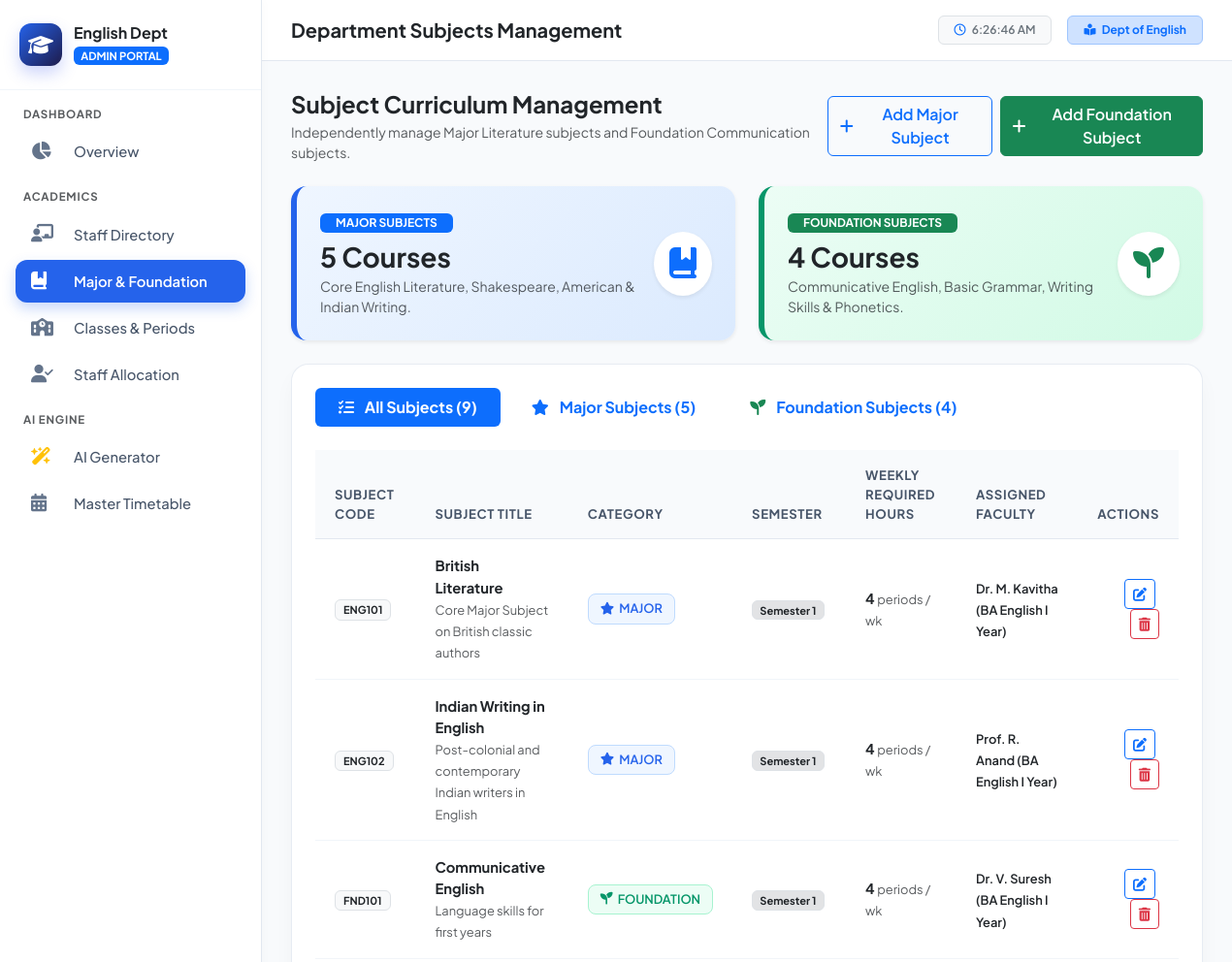
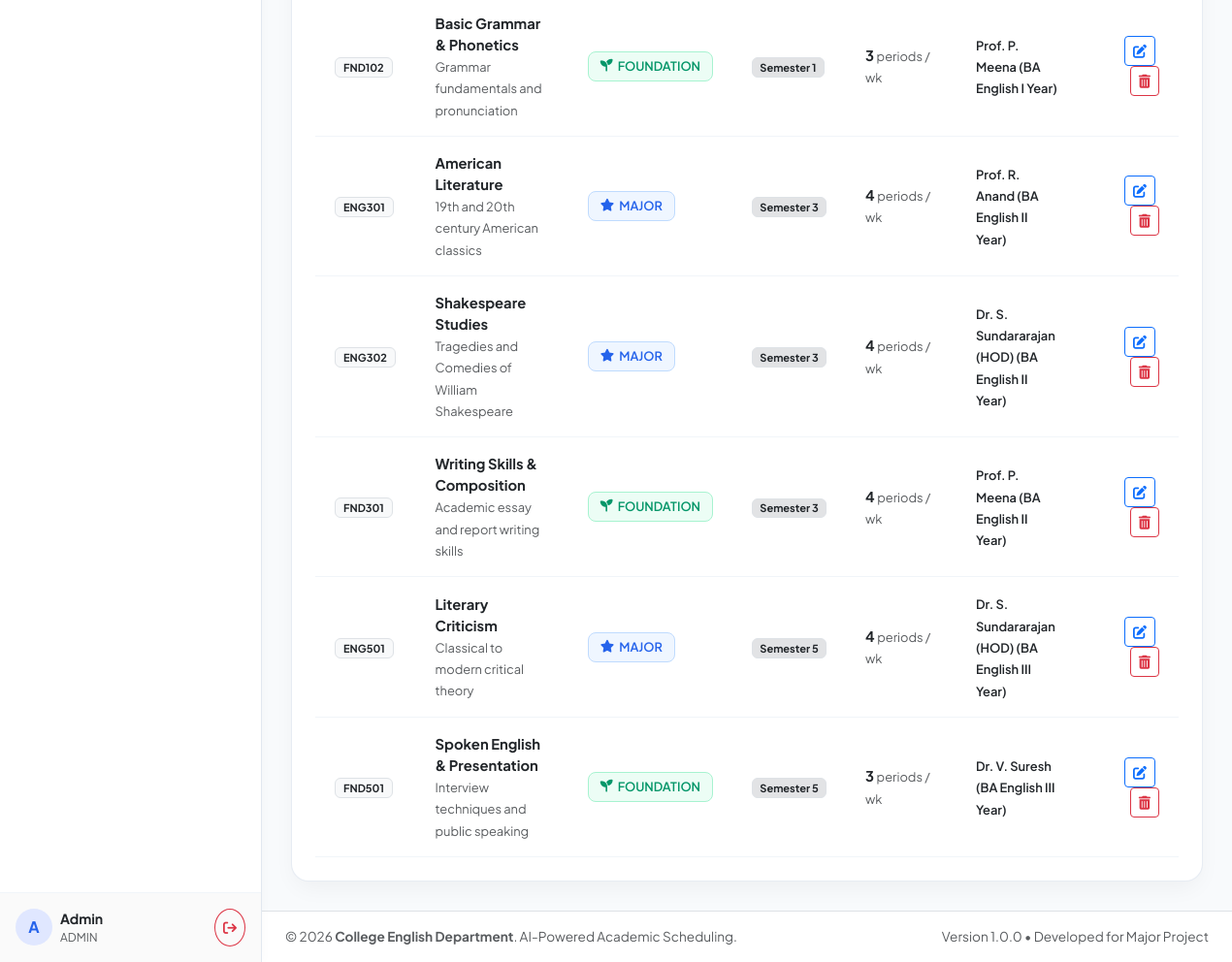
The page /admin/subject_manage.php (signed in) on the database its author committed (2 pictures, top to bottom).
### tables this page shows
CREATE TABLE `subjects` (
  `id` INT AUTO_INCREMENT PRIMARY KEY,
  `subject_code` VARCHAR(20) NOT NULL UNIQUE,
  `subject_name` VARCHAR(120) NOT NULL,
  `category` ENUM('MAJOR', 'FOUNDATION') NOT NULL COMMENT 'Categorized separately for management',
  `semester` INT NOT NULL COMMENT 'Semester 1 to 6',
  `weekly_hours` INT NOT NULL DEFAULT 4 COMMENT 'Required periods per week',
  `color_code` VARCHAR(10) NOT NULL DEFAULT '#0d6efd' COMMENT 'Blue for Major, Green for Foundation',
  `description` TEXT NULL,
  `created_at` TIMESTAMP DEFAULT CURRENT_TIMESTAMP,
  `updated_at` TIMESTAMP DEFAULT CURRENT_TIMESTAMP ON UPDATE CURRENT_TIMESTAMP,
  INDEX `idx_subject_category` (`category`),
  INDEX `idx_subject_sem` (`semester`)
);

### admin/subject_manage.php (the view, shortened to what this page needs)
<?php
require_once __DIR__ . '/../config/db.php';
$query = "SELECT s.*,
          GROUP_CONCAT(CONCAT(st.name, ' (', c.class_name, ')') SEPARATOR '<br>') as staff_assigned
          FROM subjects s
          LEFT JOIN staff_subjects ss ON s.id = ss.subject_id
          LEFT JOIN staff st ON ss.staff_id = st.id
          LEFT JOIN classes c ON ss.class_id = c.id
          GROUP BY s.id
          ORDER BY s.semester ASC, s.category ASC, s.id ASC";
$subjects = $pdo->query($query)->fetchAll();
$major_list = array_filter($subjects, fn($s) => $s['category'] === 'MAJOR');
$foundation_list = array_filter($subjects, fn($s) => $s['category'] === 'FOUNDATION');
require_once __DIR__ . '/../includes/header.php';
?>
<div class="d-flex flex-column flex-md-row justify-content-between align-items-md-center gap-3 mb-4">
  <div>
    <h4 class="fw-bold text-dark mb-1">Subject Curriculum Management</h4>
    <p class="text-muted small mb-0">Independently manage Major Literature subjects and Foundation Communication subjects.</p>
  </div>
  <div class="d-flex gap-2">
    <button type="button" class="btn btn-outline-primary fw-semibold d-flex align-items-center gap-2" onclick="openAddModal('MAJOR')">
      <i class="fa-solid fa-plus"></i>
      <span>Add Major Subject</span>
    </button>
    <button type="button" class="btn btn-success fw-semibold d-flex align-items-center gap-2" onclick="openAddModal('FOUNDATION')">
      <i class="fa-solid fa-plus"></i>
      <span>Add Foundation Subject</span>
    </button>
  </div>
</div>
<div class="row g-4 mb-4">
  <div class="col-md-6">
    <div class="card border-0 rounded-4 p-4 shadow-sm" style="background: linear-gradient(135deg, #eff6ff 0%, #dbeafe 100%); border-left: 6px solid #2563eb !important;">
      <div class="d-flex align-items-center justify-content-between">
        <div>
          <span class="badge bg-primary text-white mb-2 px-3 py-1 fw-bold">MAJOR SUBJECTS</span>
          <h3 class="fw-bold text-dark mb-1"><?php echo count($major_list); ?> Courses</h3>
          <p class="text-muted small mb-0">Core English Literature, Shakespeare, American &amp; Indian Writing.</p>
        </div>
        <div class="rounded-circle bg-white text-primary p-3 shadow-sm">
          <i class="fa-solid fa-book-bookmark fa-2x"></i>
        </div>
      </div>
    </div>
  </div>
  <div class="col-md-6">
    <div class="card border-0 rounded-4 p-4 shadow-sm" style="background: linear-gradient(135deg, #ecfdf5 0%, #d1fae5 100%); border-left: 6px solid #059669 !important;">
      <div class="d-flex align-items-center justify-content-between">
        <div>
          <span class="badge bg-success text-white mb-2 px-3 py-1 fw-bold">FOUNDATION SUBJECTS</span>
          <h3 class="fw-bold text-dark mb-1"><?php echo count($foundation_list); ?> Courses</h3>
          <p class="text-muted small mb-0">Communicative English, Basic Grammar, Writing Skills &amp; Phonetics.</p>
        </div>
        <div class="rounded-circle bg-white text-success p-3 shadow-sm">
          <i class="fa-solid fa-seedling fa-2x"></i>
        </div>
      </div>
    </div>
  </div>
</div>
<div class="table-card p-4">
  <ul class="nav nav-pills mb-4 gap-2" id="subjectTabs" role="tablist">
    <li class="nav-item">
      <button class="nav-link active px-4 py-2 fw-bold" id="all-tab" data-bs-toggle="pill" data-bs-target="#tab-all">
        <i class="fa-solid fa-list-check me-2"></i> All Subjects (<?php echo count($subjects); ?>)
      </button>
    </li>
    <li class="nav-item">
      <button class="nav-link px-4 py-2 fw-bold" id="major-tab" data-bs-toggle="pill" data-bs-target="#tab-major">
        <i class="fa-solid fa-star text-primary me-2"></i> Major Subjects (<?php echo count($major_list); ?>)
      </button>
    </li>
    <li class="nav-item">
      <button class="nav-link px-4 py-2 fw-bold" id="foundation-tab" data-bs-toggle="pill" data-bs-target="#tab-foundation">
        <i class="fa-solid fa-seedling text-success me-2"></i> Foundation Subjects (<?php echo count($foundation_list); ?>)
      </button>
    </li>
  </ul>
  <div class="tab-content">
    <div class="tab-pane fade show active" id="tab-all">
      <?php renderSubjectTable($subjects); ?>
    </div>
  </div>
</div>
<?php
function renderSubjectTable($data) {
  ?>
  <div class="table-responsive">
    <table class="table custom-table">
      <thead>
        <tr>
          <th>Subject Code</th>
          <th>Subject Title</th>
          <th>Category</th>
          <th>Semester</th>
          <th>Weekly Required Hours</th>
          <th>Assigned Faculty</th>
          <th class="text-end">Actions</th>
        </tr>
      </thead>
      <tbody>
        <?php if (!empty($data)): ?>
          <?php foreach ($data as $row): ?>
          <tr>
            <td>
              <span class="badge bg-light text-dark border fw-bold px-2 py-1"><?php echo htmlspecialchars($row['subject_code']); ?></span>
            </td>
            <td>
              <div class="fw-bold text-dark"><?php echo htmlspecialchars($row['subject_name']); ?></div>
              <?php if (!empty($row['description'])): ?>
                <small class="text-muted"><?php echo htmlspecialchars($row['description']); ?></small>
              <?php endif; ?>
            </td>
            <td>
              <?php if ($row['category'] === 'MAJOR'): ?>
                <span class="badge-major"><i class="fa-solid fa-star"></i> MAJOR</span>
              <?php else: ?>
                <span class="badge-foundation"><i class="fa-solid fa-seedling"></i> FOUNDATION</span>
              <?php endif; ?>
            </td>
            <td>
              <span class="badge bg-secondary-subtle text-dark border">Semester <?php echo $row['semester']; ?></span>
            </td>
            <td>
              <strong class="text-dark"><?php echo $row['weekly_hours']; ?></strong> <span class="text-muted small">periods / wk</span>
            </td>
            <td>
              <?php if (!empty($row['staff_assigned'])): ?>
                <small class="fw-semibold text-dark"><?php echo $row['staff_assigned']; ?></small>
              <?php else: ?>
                <span class="badge bg-light text-muted border">Not Allocated</span>
              <?php endif; ?>
            </td>
            <td class="text-end">
              <button class="btn btn-sm btn-outline-primary me-1" onclick="openEditModal(<?php echo $row['id']; ?>)" title="Edit">
                <i class="fa-solid fa-pen-to-square"></i>
              </button>
              <button class="btn btn-sm btn-outline-danger" onclick="deleteSubject(<?php echo $row['id']; ?>, '<?php echo addslashes($row['subject_name']); ?>')" title="Delete">
                <i class="fa-solid fa-trash-can"></i>
              </button>
            </td>
          </tr>
          <?php endforeach; ?>
        <?php else: ?>
          <tr>
            <td colspan="7" class="text-center py-4 text-muted">No subjects found in this category.</td>
          </tr>
        <?php endif; ?>
      </tbody>
    </table>
  </div>
  <?php
}
?>
<?php require_once __DIR__ . '/../includes/footer.php'; ?>

### assets/css/style.css (style rules this page uses)
:root { --primary: #4361ee; --primary-hover: #3a56d4; --primary-light: #eef2ff; --secondary: #4895ef; --success: #10b981; --success-light: #ecfdf5; --warning: #f59e0b; --warning-light: #fffbeb; --danger: #ef4444; --danger-light: #fef2f2; --dark: #0f172a; --gray: #64748b; --light-bg: #f8fafc; --card-border: rgba(226, 232, 240, 0.8); --card-shadow: 0 10px 25px -5px rgba(0, 0, 0, 0.05), 0 8px 10px -6px rgba(0, 0, 0, 0.03); --sidebar-width: 270px; --major-color: #2563eb; --major-bg: #eff6ff; --major-border: #bfdbfe; --foundation-color: #059669; --foundation-bg: #ecfdf5; --foundation-border: #a7f3d0; }
* { margin: 0; padding: 0; box-sizing: border-box; }
body { font-family: 'Plus Jakarta Sans', sans-serif; background-color: var(--light-bg); color: #334155; min-height: 100vh; overflow-x: hidden; }
.badge-major { background-color: var(--major-bg); color: var(--major-color); border: 1px solid var(--major-border); font-weight: 600; padding: 5px 12px; border-radius: 8px; font-size: 0.8rem; display: inline-flex; align-items: center; gap: 5px; }
.badge-foundation { background-color: var(--foundation-bg); color: var(--foundation-color); border: 1px solid var(--foundation-border); font-weight: 600; padding: 5px 12px; border-radius: 8px; font-size: 0.8rem; display: inline-flex; align-items: center; gap: 5px; }
.table-card { background: #ffffff; border-radius: 18px; border: 1px solid var(--card-border); box-shadow: var(--card-shadow); overflow: hidden; }
.custom-table { width: 100%; margin-bottom: 0; vertical-align: middle; }
.custom-table thead th { background: #f8fafc; color: #475569; font-weight: 700; font-size: 0.82rem; text-transform: uppercase; letter-spacing: 0.6px; padding: 16px 20px; border-bottom: 1px solid #e2e8f0; }
.custom-table tbody td { padding: 16px 20px; border-bottom: 1px solid #f1f5f9; font-size: 0.92rem; }

### includes/header.php (style rules this page uses)
body { font-family: 'Plus Jakarta Sans', sans-serif; background-color: #f8fafc; color: #334155; min-height: 100vh; overflow-x: hidden; }
.table-card { background: #ffffff; border-radius: 18px; border: 1px solid rgba(226, 232, 240, 0.8); box-shadow: 0 10px 25px -5px rgba(0, 0, 0, 0.05); }
.custom-table thead th { background: #f8fafc; color: #475569; font-weight: 700; font-size: 0.82rem; text-transform: uppercase; letter-spacing: 0.6px; padding: 16px 20px; border-bottom: 1px solid #e2e8f0; }
.custom-table tbody td { padding: 16px 20px; border-bottom: 1px solid #f1f5f9; font-size: 0.92rem; }
.badge-major { background-color: #eff6ff; color: #2563eb; border: 1px solid #bfdbfe; font-weight: 600; padding: 5px 12px; border-radius: 8px; font-size: 0.8rem; display: inline-flex; align-items: center; gap: 5px; }
.badge-foundation { background-color: #ecfdf5; color: #059669; border: 1px solid #a7f3d0; font-weight: 600; padding: 5px 12px; border-radius: 8px; font-size: 0.8rem; display: inline-flex; align-items: center; gap: 5px; }

### rows shown on the page
subjects: subject_code "ENG101", subject_name "British Literature", description "Core Major Subject on British classic authors", category "MAJOR" (drawn), semester "1", weekly_hours "4", staff_assigned "Dr. M. Kavitha (BA English I Year)"
subjects: subject_code "ENG102", subject_name "Indian Writing in English", description "Post-colonial and contemporary Indian writers in English", category "MAJOR" (drawn), semester "1", weekly_hours "4", staff_assigned "Prof. R. Anand (BA English I Year)"
subjects: subject_code "FND101", subject_name "Communicative English", description "Language skills for first years", category "FOUNDATION" (drawn), semester "1", weekly_hours "4", staff_assigned "Dr. V. Suresh (BA English I Year)"
subjects: subject_code "FND102", subject_name "Basic Grammar & Phonetics", description "Grammar fundamentals and pronunciation", category "FOUNDATION" (drawn), semester "1", weekly_hours "3", staff_assigned "Prof. P. Meena (BA English I Year)"
subjects: subject_code "ENG301", subject_name "American Literature", description "19th and 20th century American classics", category "MAJOR" (drawn), semester "3", weekly_hours "4", staff_assigned "Prof. R. Anand (BA English II Year)"
subjects: subject_code "ENG302", subject_name "Shakespeare Studies", description "Tragedies and Comedies of William Shakespeare", category "MAJOR" (drawn), semester "3", weekly_hours "4", staff_assigned "Dr. S. Sundararajan (HOD) (BA English II Year)"
subjects: subject_code "FND301", subject_name "Writing Skills & Composition", description "Academic essay and report writing skills", category "FOUNDATION" (drawn), semester "3", weekly_hours "4", staff_assigned "Prof. P. Meena (BA English II Year)"
subjects: subject_code "ENG501", subject_name "Literary Criticism", description "Classical to modern critical theory", category "MAJOR" (drawn), semester "5", weekly_hours "4", staff_assigned "Dr. S. Sundararajan (HOD) (BA English III Year)"
subjects: subject_code "FND501", subject_name "Spoken English & Presentation", description "Interview techniques and public speaking", category "FOUNDATION" (drawn), semester "5", weekly_hours "3", staff_assigned "Dr. V. Suresh (BA English III Year)"

### other values the page prints
$current_role "ADMIN"
substr($name, 0, 1) "A"
$name "Admin"
$page_title "Department Subjects Management"
count($major_list) "5"
count($foundation_list) "4"
count($subjects) "9"
